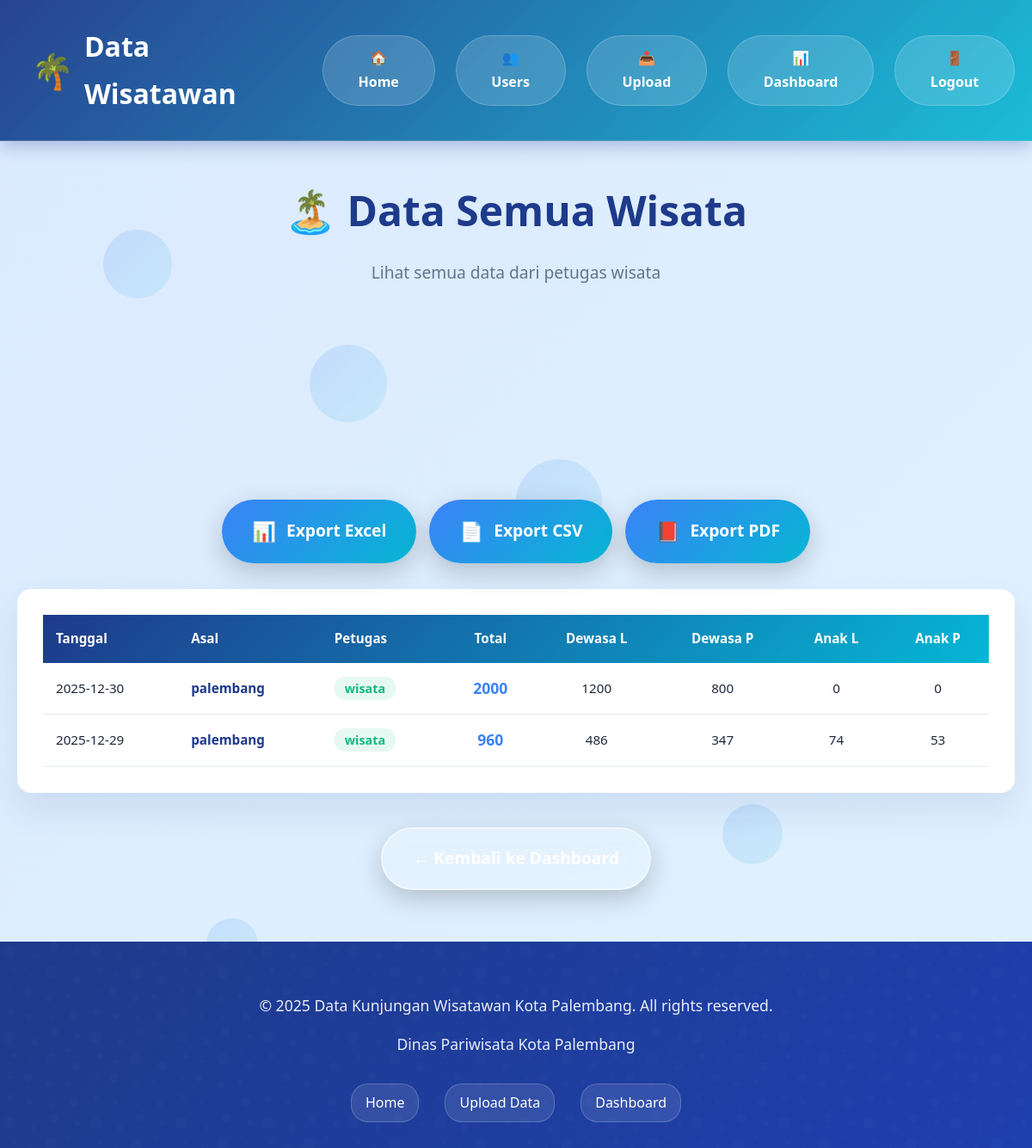
Screenshot of /admin/tourism-data (signed in) with the database file from the repository.
### tables this page shows
CREATE TABLE tourism_site_data (
            id INTEGER PRIMARY KEY AUTOINCREMENT,
            user_id INTEGER NOT NULL,
            date TEXT NOT NULL,
            origin TEXT NOT NULL,
            total_visitors INTEGER NOT NULL,
            male_adult INTEGER NOT NULL,
            female_adult INTEGER NOT NULL,
            male_child INTEGER NOT NULL,
            female_child INTEGER NOT NULL,
            created_at TIMESTAMP DEFAULT CURRENT_TIMESTAMP,
            FOREIGN KEY (user_id) REFERENCES users(id)
        );

CREATE TABLE users (
            id INTEGER PRIMARY KEY AUTOINCREMENT,
            username TEXT UNIQUE NOT NULL,
            password_hash TEXT NOT NULL,
            role TEXT NOT NULL,
            email TEXT,
            created_at TIMESTAMP DEFAULT CURRENT_TIMESTAMP
        );

### app.py (the view)
@app.route('/admin/tourism-data')
@login_required
@role_required('admin')
def admin_tourism_data():
    conn = get_db_connection()
    cursor = conn.cursor()
    cursor.execute('''
        SELECT
            td.id,
            td.date,
            td.origin,
            td.total_visitors,
            td.male_adult,
            td.female_adult,
            td.male_child,
            td.female_child,
            u.username,
            td.created_at
        FROM tourism_site_data td
        JOIN users u ON td.user_id = u.id
        ORDER BY td.date DESC
    ''')
    rows = cursor.fetchall()
    conn.close()
    data = []
    for row in rows:
        total_adults = row['male_adult'] + row['female_adult']
        total_children = row['male_child'] + row['female_child']
        data.append({
            'id': row['id'],
            'date': row['date'],
            'origin': row['origin'],
            'username': row['username'],
            'total_visitors': row['total_visitors'],
            'male_adult': row['male_adult'],
            'female_adult': row['female_adult'],
            'male_child': row['male_child'],
            'female_child': row['female_child'],
            'total_adults': total_adults,
            'total_children': total_children,
            'created_at': row['created_at']
        })
    return render_template('admin/tourism_data.html', data=data)

### app.py (called while the page is built)
@login_manager.user_loader
def load_user(user_id):
    return User.get_by_id(Config.DATABASE, int(user_id))

def get_db_connection():
    conn = sqlite3.connect(app.config['DATABASE'])
    conn.row_factory = sqlite3.Row
    return conn

### models.py (called while the page is built)
    @staticmethod
    def get_by_id(db_path, user_id):
        conn = sqlite3.connect(db_path)
        conn.row_factory = sqlite3.Row
        cursor = conn.cursor()
        cursor.execute('SELECT * FROM users WHERE id = ?', (user_id,))
        row = cursor.fetchone()
        conn.close()
        if row:
            return User(
                id=row['id'],
                username=row['username'],
                password_hash=row['password_hash'],
                role=row['role'],
                email=row['email'],
                created_at=row['created_at']
            )
        return None

### templates/admin/tourism_data.html (shortened to what this page needs)
{% extends "base.html" %}
{% block content %}
<div class="container" style="margin-top: 40px; margin-bottom: 60px;">
  <div class="page-header" style="text-align: center; margin-bottom: 50px;">
    <h1 style="font-size: 3rem; color: var(--primary-blue); margin-bottom: 15px;">
      🏝️ Data Semua Wisata
    </h1>
    <p style="color: var(--text-light); font-size: 1.2rem;">
      Lihat semua data dari petugas wisata
    </p>
  </div>
  {% if data %}
  <div class="stats-summary" style="display: grid; grid-template-columns: repeat(auto-fit, minmax(200px, 1fr)); gap: 20px; margin-bottom: 40px;">
  </div>
  <div style="text-align: center; margin-bottom: 30px;">
    <div style="display: inline-flex; gap: 15px; flex-wrap: wrap;">
      <a href="{{ url_for('admin_export_tourism_data', format='excel') }}" class="btn btn-primary">
        <span>📊</span> Export Excel
      </a>
      <a href="{{ url_for('admin_export_tourism_data', format='csv') }}" class="btn btn-primary">
        <span>📄</span> Export CSV
      </a>
      <a href="{{ url_for('admin_export_tourism_data', format='pdf') }}" class="btn btn-primary">
        <span>📕</span> Export PDF
      </a>
    </div>
  </div>
  <div class="data-table-container" style="background: white; border-radius: 16px; padding: 30px; box-shadow: 0 20px 40px rgba(30, 58, 138, 0.1);">
    <div style="overflow-x: auto;">
      <table style="width: 100%; border-collapse: collapse; font-size: 0.95rem;">
        <thead>
          <tr style="background: linear-gradient(135deg, #1e3a8a, #06b6d4); color: white;">
            <th style="padding: 15px; text-align: left; font-weight: 600;">Tanggal</th>
            <th style="padding: 15px; text-align: left; font-weight: 600;">Asal</th>
            <th style="padding: 15px; text-align: left; font-weight: 600;">Petugas</th>
            <th style="padding: 15px; text-align: center; font-weight: 600;">Total</th>
            <th style="padding: 15px; text-align: center; font-weight: 600;">Dewasa L</th>
            <th style="padding: 15px; text-align: center; font-weight: 600;">Dewasa P</th>
            <th style="padding: 15px; text-align: center; font-weight: 600;">Anak L</th>
            <th style="padding: 15px; text-align: center; font-weight: 600;">Anak P</th>
          </tr>
        </thead>
        <tbody>
          {% for item in data %}
          <tr style="border-bottom: 1px solid #e2e8f0; transition: background 0.3s;" onmouseover="this.style.background='#f8fafc'" onmouseout="this.style.background='white'">
            <td style="padding: 15px;">{{ item.date }}</td>
            <td style="padding: 15px; font-weight: 600; color: var(--primary-blue);">{{ item.origin }}</td>
            <td style="padding: 15px;">
              <span style="background: rgba(16, 185, 129, 0.1); color: #10b981; padding: 4px 12px; border-radius: 12px; font-size: 0.9rem; font-weight: 600;">
                {{ item.username }}
              </span>
            </td>
            <td style="padding: 15px; text-align: center; font-weight: 700; color: var(--secondary-blue); font-size: 1.1rem;">{{ item.total_visitors }}</td>
            <td style="padding: 15px; text-align: center;">{{ item.male_adult }}</td>
            <td style="padding: 15px; text-align: center;">{{ item.female_adult }}</td>
            <td style="padding: 15px; text-align: center;">{{ item.male_child }}</td>
            <td style="padding: 15px; text-align: center;">{{ item.female_child }}</td>
          </tr>
          {% endfor %}
        </tbody>
      </table>
    </div>
  </div>
  {% endif %}
  <div style="margin-top: 40px; text-align: center;">
    <a href="{{ url_for('admin_home') }}" class="btn btn-secondary">
    </a>
  </div>
</div>
{% endblock %}

### templates/base.html (shortened to what this page needs)
<!DOCTYPE html>
<html lang="id">
  <head>
    <link
      rel="stylesheet"
      href="{{ url_for('static', filename='css/style.css') }}"
    />
  </head>
  <body>
    <div class="animated-bg"></div>
    <header>
      <div class="container">
        <div class="header-content">
          <a href="{% if current_user.is_authenticated %}{{ url_for('homepage') }}{% else %}{{ url_for('login') }}{% endif %}" class="logo">
            <span class="logo-icon">🌴</span>
            Data Wisatawan
          </a>
          <nav>
            <ul>
              {% if current_user.is_authenticated %}
                {% if current_user.role == 'admin' %}
                  <li>
                    <a href="{{ url_for('admin_home') }}" class="{% if request.endpoint == 'admin_home' %}active{% endif %}">
                      🏠 Home
                    </a>
                  </li>
                  <li>
                    <a href="{{ url_for('admin_users') }}" class="{% if request.endpoint in ['admin_users', 'admin_create_user'] %}active{% endif %}">
                      👥 Users
                    </a>
                  </li>
                  <li>
                    <a href="{{ url_for('upload') }}" class="{% if request.endpoint == 'upload' %}active{% endif %}">
                      📤 Upload
                    </a>
                  </li>
                  <li>
                    <a href="{{ url_for('dashboard') }}" class="{% if request.endpoint == 'dashboard' %}active{% endif %}">
                      📊 Dashboard
                    </a>
                  </li>
                  <li>
                    <a href="{{ url_for('logout') }}" class="logout-btn">
                      🚪 Logout
                    </a>
                  </li>
                {% endif %}
              {% else %}
                <li>
                  <a href="{{ url_for('login') }}" class="{% if request.endpoint == 'login' %}active{% endif %}">
                    🔐 Login
                  </a>
                </li>
              {% endif %}
            </ul>
          </nav>
        </div>
      </div>
    </header>
    <main>{% block content %}{% endblock %}</main>
    <footer>
      <div class="container">
        <div class="footer-content">
          <p>
            &copy; 2025 Data Kunjungan Wisatawan Kota Palembang. All rights
            reserved.
          </p>
          <p>Dinas Pariwisata Kota Palembang</p>
          <div class="footer-links">
            <a href="{{ url_for('homepage') }}">Home</a>
            <a href="{{ url_for('upload') }}">Upload Data</a>
            <a href="{{ url_for('dashboard') }}">Dashboard</a>
          </div>
        </div>
      </div>
    </footer>
  </body>
</html>

### rows the page displays
tourism_site_data: date "2025-12-30", origin "palembang", username "wisata", total_visitors "2000", male_adult "1200", female_adult "800", male_child "0", female_child "0"
tourism_site_data: date "2025-12-29", origin "palembang", username "wisata", total_visitors "960", male_adult "486", female_adult "347", male_child "74", female_child "53"
